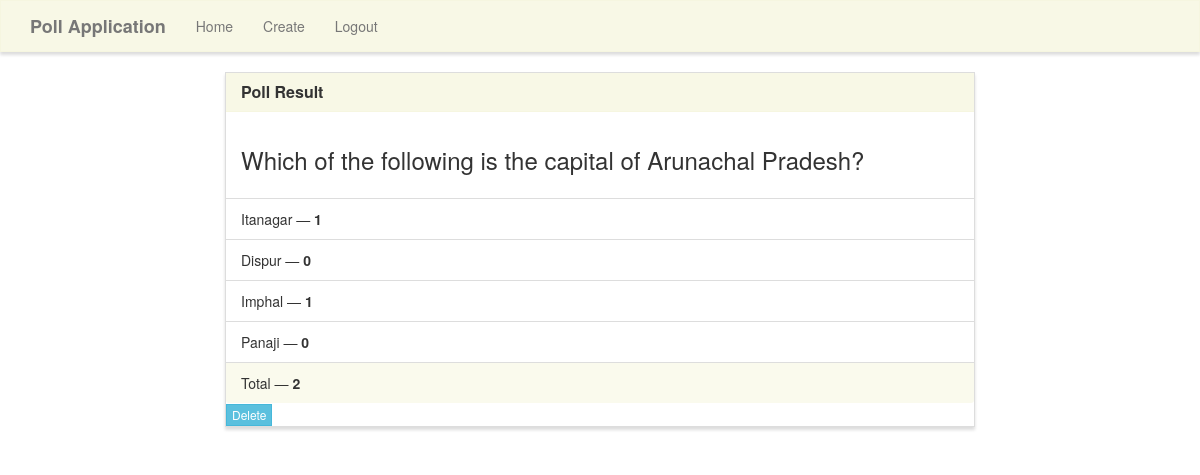
Page /results/6/ (signed in) on the committed database.
### poll/models.py (models this page shows)
class Poll(models.Model):
    question = models.TextField()
    option_one = models.CharField(max_length=30)
    option_two = models.CharField(max_length=30)
    option_three = models.CharField(max_length=30)
    option_four = models.CharField(max_length=30)
    option_one_count = models.IntegerField(default=0)
    option_two_count = models.IntegerField(default=0)
    option_three_count = models.IntegerField(default=0)
    option_four_count = models.IntegerField(default=0)
    def total(self):
        return self.option_one_count + self.option_two_count + self.option_three_count + self.option_four_count

### poll/views.py (the view)
# urls.py: path('results/<poll_id>/', poll_views.results, name='results'),
@login_required(login_url='login')
def results(request, poll_id):
    poll = Poll.objects.get(pk=poll_id)
    context = {
        'poll' : poll
    }
    return render(request, 'poll/results.html', context)

### poll/templates/poll/results.html (shortened to what this page needs)
{% extends "poll/base.html" %}
{% block main %}
<div class="row">
    <div class="col-lg-8 col-lg-offset-2">
        <div class="panel panel-default">
            <div class="panel-heading">
                <h3 class="panel-title">Poll Result</h3>
            </div>
            <div class="panel-body">
                <h3>{{ poll.question }}</h3>
            </div>
            <ul class="list-group">
                <li class="list-group-item">{{ poll.option_one }} &mdash; <strong>{{ poll.option_one_count }}</strong></li>
                <li class="list-group-item">{{ poll.option_two }} &mdash; <strong>{{ poll.option_two_count }}</strong></li>
                <li class="list-group-item">{{ poll.option_three }} &mdash; <strong>{{ poll.option_three_count }}</strong></li>
                <li class="list-group-item">{{ poll.option_four }} &mdash; <strong>{{ poll.option_four_count }}</strong></li>
            </ul>
            <div class="panel-footer">
                Total &mdash; <strong>{{ poll.total }}</strong>
            </div>
            <a href="{% url 'delet' poll.id %}" class="btn btn-info btn-xs">Delete</a> &nbsp;
        </div>
    </div>
</div>
{% endblock %}

### poll/templates/poll/base.html (shortened to what this page needs)
{% load static %}
<!DOCTYPE html>
<html lang="en">
    <head>
        <link rel="stylesheet" href="https://maxcdn.bootstrapcdn.com/bootstrap/3.3.7/css/bootstrap.min.css">
        <link rel="stylesheet" type="text/css" href="{% static 'style.css' %}" />
    </head>
    <body>
        <nav class="navbar navbar-default" role="navigation">
            <div class="container">
                <div class="navbar-header">
                    <a class="navbar-brand" href="{% url 'home' %}">Poll Application</a>
                </div>
                <div class="collapse navbar-collapse navbar-ex1-collapse">
                    <ul class="nav navbar-nav">
                        <li><a href="{% url 'home' %}">Home</a></li>
                        <li><a href="{% url 'create' %}">Create</a></li>
                        <li ><a  class="hello-msg" href="{% url 'logout' %}">Logout</a></li>
                    </ul>
                </div>
            </div>
        </nav>
        <div class="container">
            {% block main %}{% endblock %}
        </div>
    </body>
</html>

### poll/static/style.css (style rules this page uses)
.navbar-default, .btn, .form-control, .panel { border-radius: 0; }
.navbar-default { background-color: rgba(245, 245, 220, .7); border-color: rgba(245, 245, 220, .6); box-shadow: 0px 3px 3px 0px #ddd; }
.panel-default > .panel-heading { color: #333; background-color: rgba(245, 245, 220, .7); border-color: rgba(245, 245, 220, .6); border-top-left-radius: 0; border-top-right-radius: 0; }
.panel-footer { background-color: rgba(245, 245, 220, .5); border-color: rgba(245, 245, 220, .4); }
.panel { box-shadow: 0px 3px 3px 0px #ddd; }
a.navbar-brand, .panel-title { font-weight: bolder; }

### rows in the picture
Poll: question "Which of the following is the capital of Arunachal Pradesh?", option_one "Itanagar", option_one_count "1", option_two "Dispur", option_two_count "0", option_three "Imphal", option_three_count "1", option_four "Panaji", option_four_count "0", total "2"
